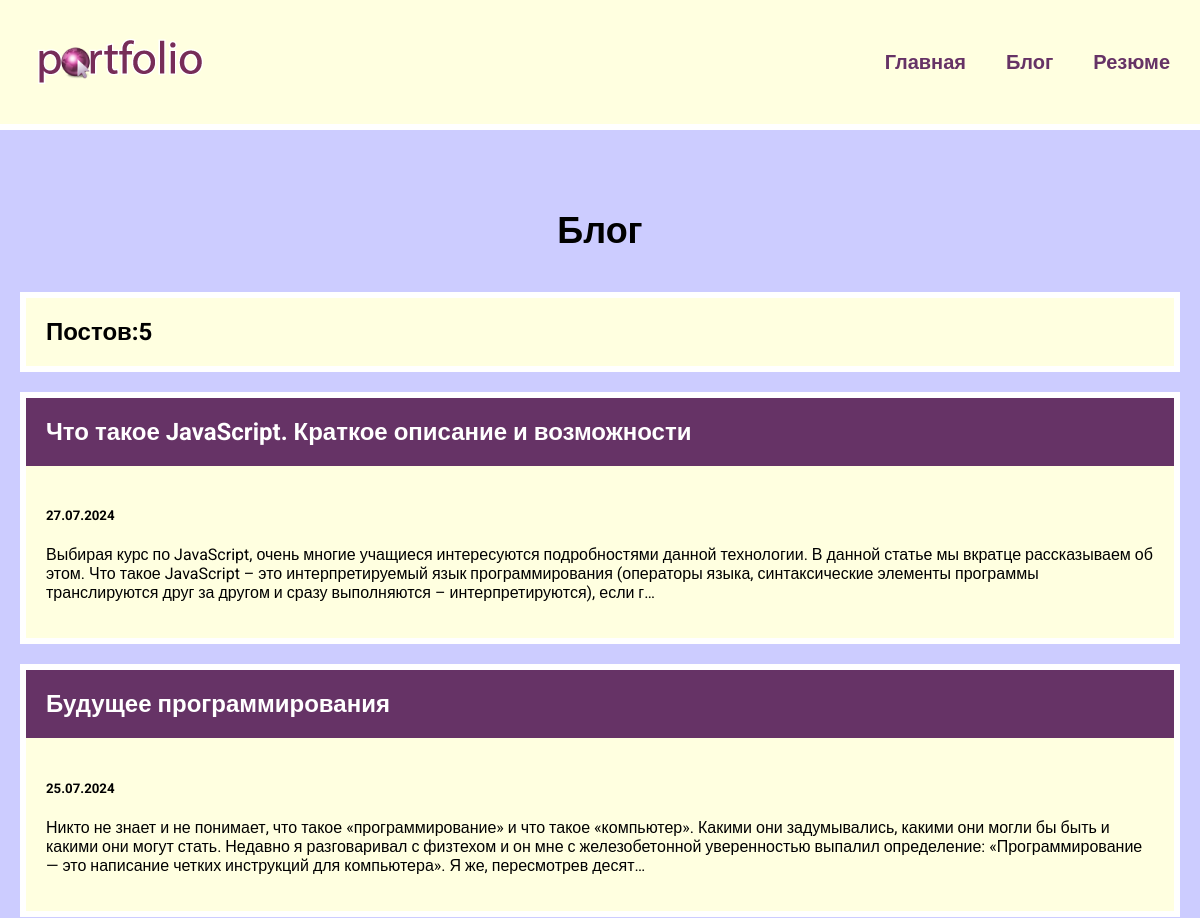
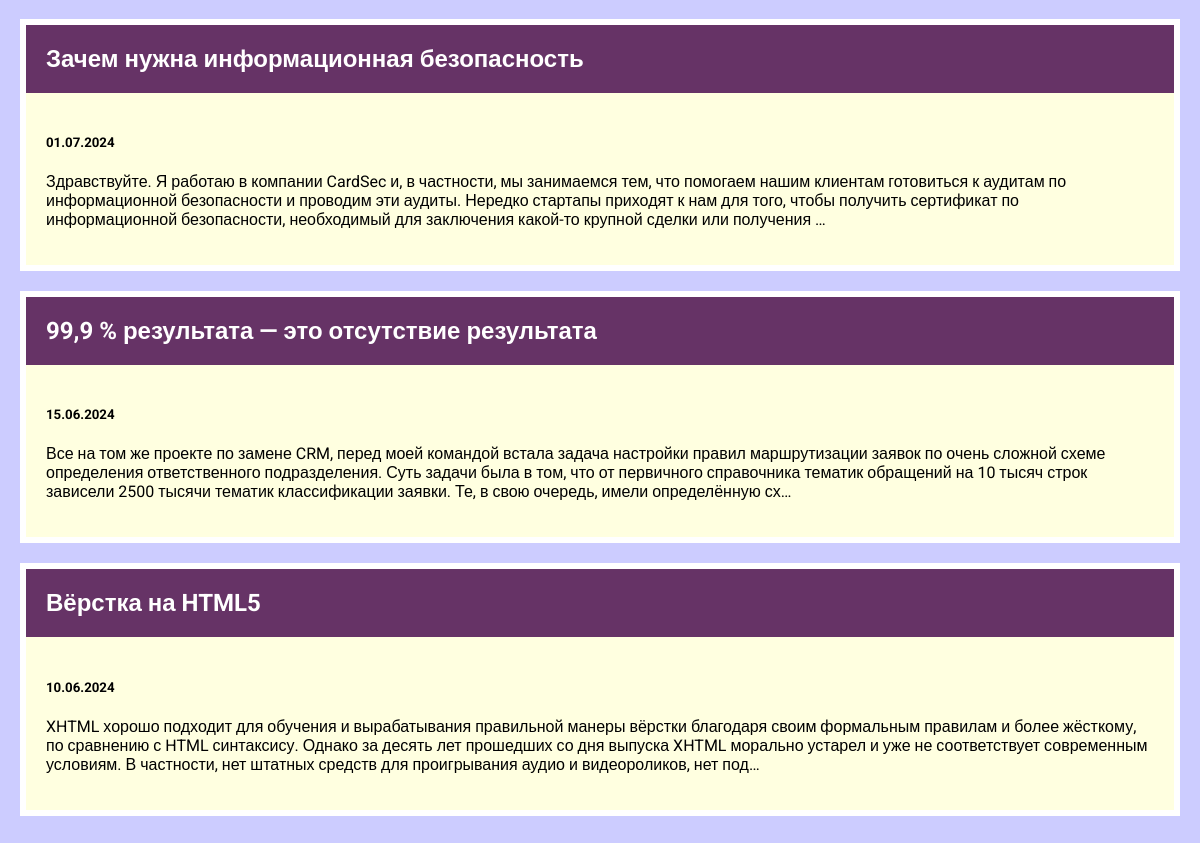
Screenshot of /blog/ with the database file from the repository (2 pictures, top to bottom).
### blog/models.py (models this page shows, shortened)
class Blog(models.Model):
    title = models.CharField(max_length=200)
    description = models.TextField()
    date = models.DateField()

### blog/views.py (the view)
# urls.py: path('', views.blogs, name='blogs'),
def blogs(request):
    blogs = Blog.objects.order_by('-date')
    return render(request, 'blog/blogs.html', {'blogs': blogs})

### blog/templates/blog/blogs.html
{% extends 'skills/base.html' %}
{% block content %}
<h1>Блог</h1>
<h2 class="count">Постов:{{ blogs.count }}</h2>
{% for blog in blogs %}
    <div class="element">
        <h2 class="top"><a href="{% url 'detail' blog.id %}">{{ blog.title }}</a></h2>
        <div class="blog_text">
            <h5>{{ blog.date|date:'d.m.Y' }}</h5>
            <p>{{ blog.description|truncatechars:360|striptags }}</p>
        </div>
    </div>
{% endfor %}
{% endblock %}

### skills/static/css/style.css (style rules this page uses)
body { font-family: "Roboto", sans-serif; background: #CCCCFF; margin: 0; padding: 0; }
.element, .count { background: lightyellow; border: 6px solid #FFF; margin: 20px 0; }
.content h1 { text-align: center; margin: 60px 0 40px; font-size: 36px; }
.top { background: #663366; margin: 0; }
.top a { color: #FFF; text-decoration: none; padding: 20px; display: block; }
.blog_text, .count { padding: 20px; box-sizing: border-box; }

### rows the page displays
Blog: title "Что такое JavaScript. Краткое описание и возможности", date "27.07.2024", description "Выбирая курс по JavaScript, очень многие учащиеся интересуются подробностями данной технологии. В данной статье мы вкратце рассказываем об этом. Что такое JavaScript – это интерпретируемый язык программирования (операторы языка, синтаксические элементы программы транслируются друг за другом и сразу выполняются – интерпретируются), если г…"
Blog: title "Будущее программирования", date "25.07.2024", description "Никто не знает и не понимает, что такое «программирование» и что такое «компьютер». Какими они задумывались, какими они могли бы быть и какими они могут стать. Недавно я разговаривал с физтехом и он мне с железобетонной уверенностью выпалил определение: «Программирование — это написание четких инструкций для компьютера». Я же, пересмотрев десят…"
Blog: title "Зачем нужна информационная безопасность", date "01.07.2024", description "Здравствуйте. Я работаю в компании CardSec и, в частности, мы занимаемся тем, что помогаем нашим клиентам готовиться к аудитам по информационной безопасности и проводим эти аудиты. Нередко стартапы приходят к нам для того, чтобы получить сертификат по информационной безопасности, необходимый для заключения какой-то крупной сделки или получения …"
Blog: title "99,9 % результата — это отсутствие результата", date "15.06.2024", description "Все на том же проекте по замене CRM, перед моей командой встала задача настройки правил маршрутизации заявок по очень сложной схеме определения ответственного подразделения. Суть задачи была в том, что от первичного справочника тематик обращений на 10 тысяч строк зависели 2500 тысячи тематик классификации заявки. Те, в свою очередь, имели определённую сх…"
Blog: title "Вёрстка на HTML5", date "10.06.2024", description "XHTML хорошо подходит для обучения и вырабатывания правильной манеры вёрстки благодаря своим формальным правилам и более жёсткому, по сравнению с HTML синтаксису. Однако за десять лет прошедших со дня выпуска XHTML морально устарел и уже не соответствует современным условиям. В частности, нет штатных средств для проигрывания аудио и видеороликов, нет под…"

### other values shown
{{ blogs.count }} "5"
